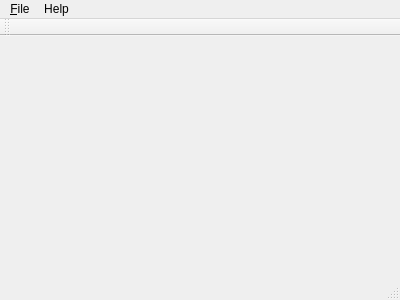
<?xml version="1.0" encoding="UTF-8"?>
<ui version="4.0">
 <class>MainWindow</class>
 <widget class="QMainWindow" name="MainWindow">
  <property name="geometry">
   <rect>
    <x>0</x>
    <y>0</y>
    <width>400</width>
    <height>300</height>
   </rect>
  </property>
  <property name="windowTitle">
   <string>MainWindow</string>
  </property>
  <widget class="QWidget" name="centralWidget"/>
  <widget class="QMenuBar" name="menuBar">
   <property name="geometry">
    <rect>
     <x>0</x>
     <y>0</y>
     <width>400</width>
     <height>21</height>
    </rect>
   </property>
   <widget class="QMenu" name="menu_File">
    <property name="title">
     <string>&amp;File</string>
    </property>
    <addaction name="actionOpen"/>
    <addaction name="actionSave"/>
    <addaction name="separator"/>
    <addaction name="actionQuir"/>
   </widget>
   <widget class="QMenu" name="menuHelp">
    <property name="title">
     <string>Help</string>
    </property>
   </widget>
   <addaction name="menu_File"/>
   <addaction name="menuHelp"/>
  </widget>
  <widget class="QToolBar" name="mainToolBar">
   <attribute name="toolBarArea">
    <enum>TopToolBarArea</enum>
   </attribute>
   <attribute name="toolBarBreak">
    <bool>false</bool>
   </attribute>
  </widget>
  <widget class="QStatusBar" name="statusBar"/>
  <action name="actionOpen">
   <property name="text">
    <string>Open</string>
   </property>
  </action>
  <action name="actionQuir">
   <property name="text">
    <string>Quit</string>
   </property>
  </action>
  <action name="actionSave">
   <property name="text">
    <string>Save</string>
   </property>
   <property name="shortcut">
    <string>Ctrl+S</string>
   </property>
  </action>
 </widget>
 <layoutdefault spacing="6" margin="11"/>
 <resources/>
 <connections/>
</ui>
